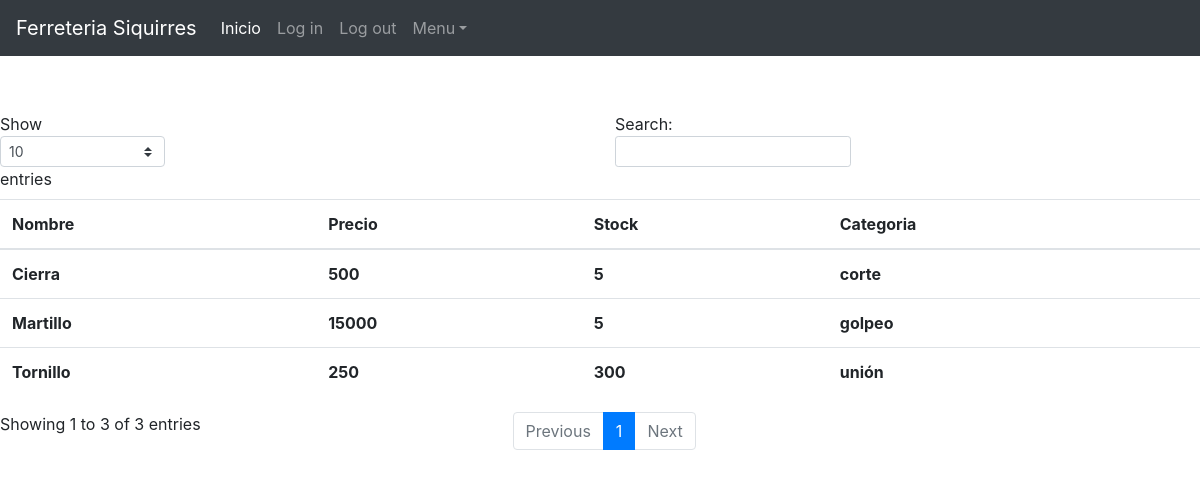
The app's page /IndexOnlyReadProductos.php, older data.
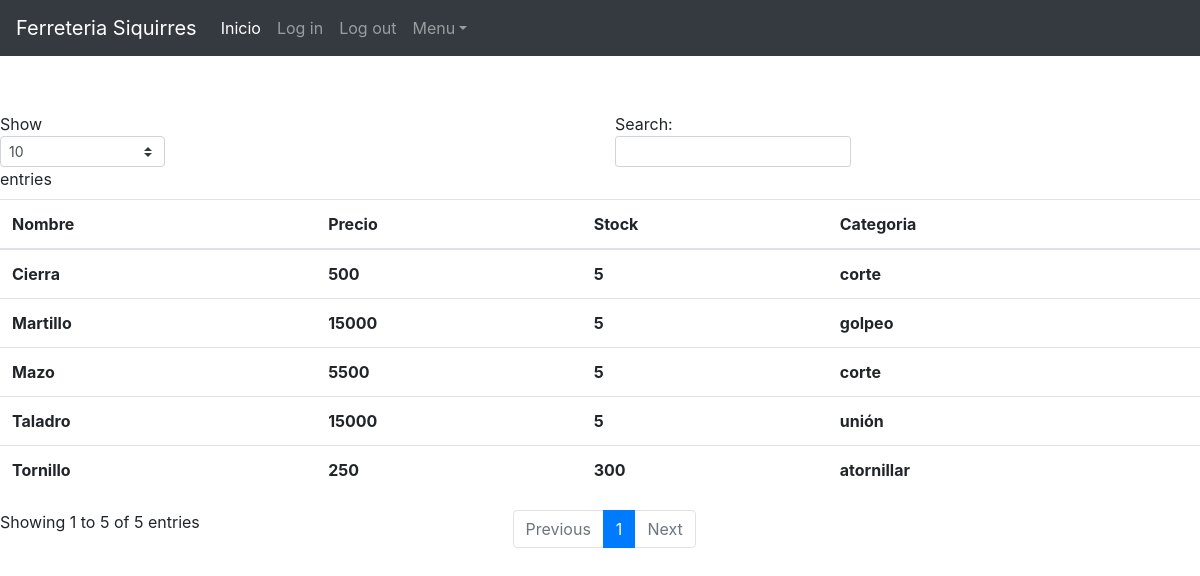
The same page, newer data.
### tables this page shows
CREATE TABLE `producto` (
  `Id_Producto` int(10) UNSIGNED NOT NULL,
  `descripcion_Prod` varchar(255) NOT NULL,
  `Precio` float NOT NULL,
  `cant_Producto` int(11) NOT NULL,
  `url_img` varchar(255) DEFAULT NULL,
  `categoria_Id` int(10) UNSIGNED NOT NULL
);

CREATE TABLE `categoriaProd` (
  `Id_categoria` int(10) UNSIGNED NOT NULL,
  `categoria` varchar(255) DEFAULT NULL
);

### Entity.php (called while the page is built, shortened)
<?php
abstract class Entity
{
    public function __construct($request = [])
    {
        $this->database = new mysqli('database', 'lamp', 'lamp', 'lamp');
    }
}

### producto.php (called while the page is built, shortened)
<?php
class producto extends Entity
{
    protected function init(): void {
        $query = <<<SQL
CREATE TABLE IF NOT EXISTS producto  (
  Id_Producto int(10) UNSIGNED AUTO_INCREMENT PRIMARY KEY,
  descripcion_Prod varchar(255) NOT NULL,
  Precio float NOT NULL,
  cant_Producto int(11) NOT NULL,
  url_img varchar(255)  NULL,
  categoria_Id int(10) UNSIGNED NOT NULL
)
SQL;
    }
    public function findAll(): array {
        $query = 'SELECT  Id_Producto, descripcion_Prod, Precio, cant_Producto, categoria  from producto, categoriaProd where producto.categoria_Id = categoriaProd.Id_categoria';
        $result = $this->database->query($query);
        $records = [];
        while ($item = $result->fetch_object()) {
            $records[] = $item;
        }
        return $records;
    }
}

### IndexOnlyReadProductos.php (the view, shortened to what this page needs)
<?php
$producto = new producto();
?>
<!DOCTYPE html>
<html lang="en">
<link rel="stylesheet" href="https://stackpath.bootstrapcdn.com/bootstrap/4.4.1/css/bootstrap.min.css">
<head>
</head>
<br>
<br>
<br>
<br>
<body>
<?php include("Funciones/menu.php")?>
<table id="tablaproductos" class="table">
<thead>
<tr>
      <th scope="col">Nombre</th>
      <th scope="col">Precio</th>
      <th scope="col">Stock</th>
      <th scope="col">Categoria</th>
    </tr>
</thead>
<?php foreach ($producto->findAll() as $item): ?>
<tr>
    <th><?php echo $item->descripcion_Prod?></th>
    <th><?php echo $item->Precio?></th>
    <th><?php echo $item->cant_Producto ?></th>
    <th><?php echo $item->categoria?></th>
  </tr>
<?php endforeach; ?>
</table>
</body>
</html>

### Funciones/menu.php (shortened to what this page needs)
<nav class="navbar navbar-expand-md navbar-dark bg-dark fixed-top">
  <a class="navbar-brand" href="#">Ferreteria Siquirres</a>
  <div class="collapse navbar-collapse" id="navbarsExampleDefault">
    <ul class="navbar-nav mr-auto">
      <li class="nav-item active">
        <a class="nav-link" href="../index.php">Inicio <span class="sr-only">(current)</span></a>
      </li>
      <li class="nav-item">
        <a class="nav-link"  id="login" display ="true" href="../login.php">Log in</a>
      </li>
      <li class="nav-item">
        <a class="nav-link"   id="logout" display ="false" href="../logout.php">Log out</a>
      </li>
      <li class="nav-item dropdown">
        <a class="nav-link dropdown-toggle" href="#" id="dropdown01" data-toggle="dropdown" aria-haspopup="true" aria-expanded="false">Menu</a>
      </li>
    </ul>
  </div>
</nav>

Row changes from the older to the newer data that the page shows:
changed producto "Tornillo": categoria_Id.categoria "unión" → "atornillar"
added producto: descripcion_Prod "Mazo", Precio "5500", cant_Producto "5", categoria_Id.categoria "corte"
added producto: descripcion_Prod "Taladro", Precio "15000", cant_Producto "5", categoria_Id.categoria "unión"
Text that changed along with them:
text written by a page script: "Show entries Search: Showing 1 to 3 of 3 entries Previous 1 Next" → "Show entries Search: Showing 1 to 5 of 5 entries Previous 1 Next"
